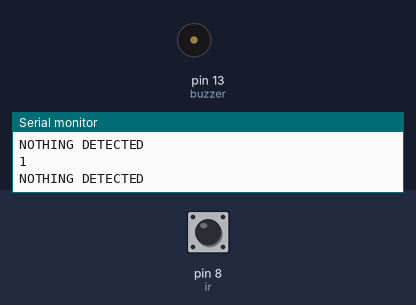
Recording of a sketch running on a simulated Arduino Uno, built with avr-gcc and run on an emulated ATmega328P. Parts: buzzer (waves = sounding), the last lines printed to the serial monitor. The inputs (shaded band) are chosen by the test bench; at power-on: pin 8 (ir) HIGH.

Above: at 1.2 s.
1.3 s: pin 8 (ir) driven LOW
At 2.1 s:
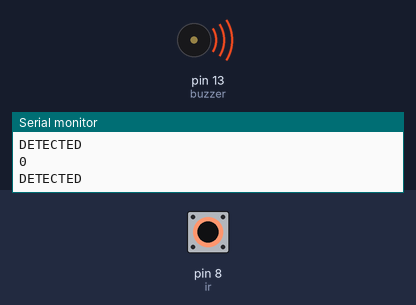
2.8 s: pin 8 (ir) driven HIGH
At 3.3 s:
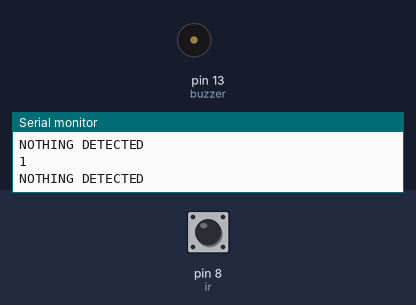
5.8 s: pin 8 (ir) pulsed LOW 2 times (0.12 s each, 0.3 s apart)
At 6.21 s:
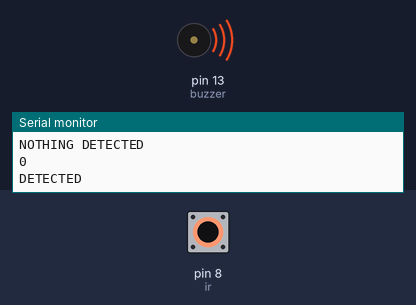
9.4 s: pin 8 (ir) pulsed LOW 5 times (0.12 s each, 0.3 s apart)
At 11.9 s:
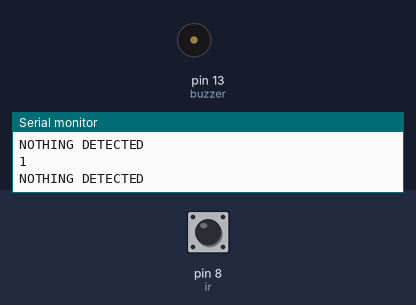
Timing chart, 0 to 13.4 s (numbered marks = the images above; inputs shaded):
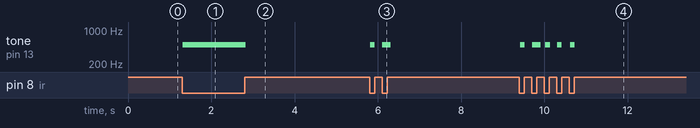

Measured:
- after the input at 1.3 s, tone on pin 13 (buzzer): silent → 500 Hz at once
- after the input at 2.8 s, tone on pin 13 (buzzer): 500 Hz → silent at once
- after the input at 5.8 s, tone on pin 13 (buzzer): silent → 500 Hz at once, → silent 0.11 s later, → 500 Hz 0.18 s later, → silent 0.21 s later
- after the input at 9.4 s, tone on pin 13 (buzzer): plays 500 Hz for 0.11 s, 500 Hz for 0.21 s, 500 Hz for 0.11 s, 500 Hz for 0.11 s, 500 Hz for 0.11 s, starting at once

The sketch:

IR.ino
```cpp
#define buzzer 13
#define ir 8
int sensorState ;

void setup () {
  pinMode(buzzer ,OUTPUT);
  pinMode(ir , INPUT);
  Serial.begin(9600);
}

void loop() {
  sensorState = digitalRead(ir);
  Serial.println(sensorState);

if(sensorState == 0 ){
  tone(13 , 500);
  Serial.println("DETECTED");
  delay(100);
}else {
  //println("NOTHING DETECTED");
  noTone(13);
  Serial.println("NOTHING DETECTED");
  }
}
```
